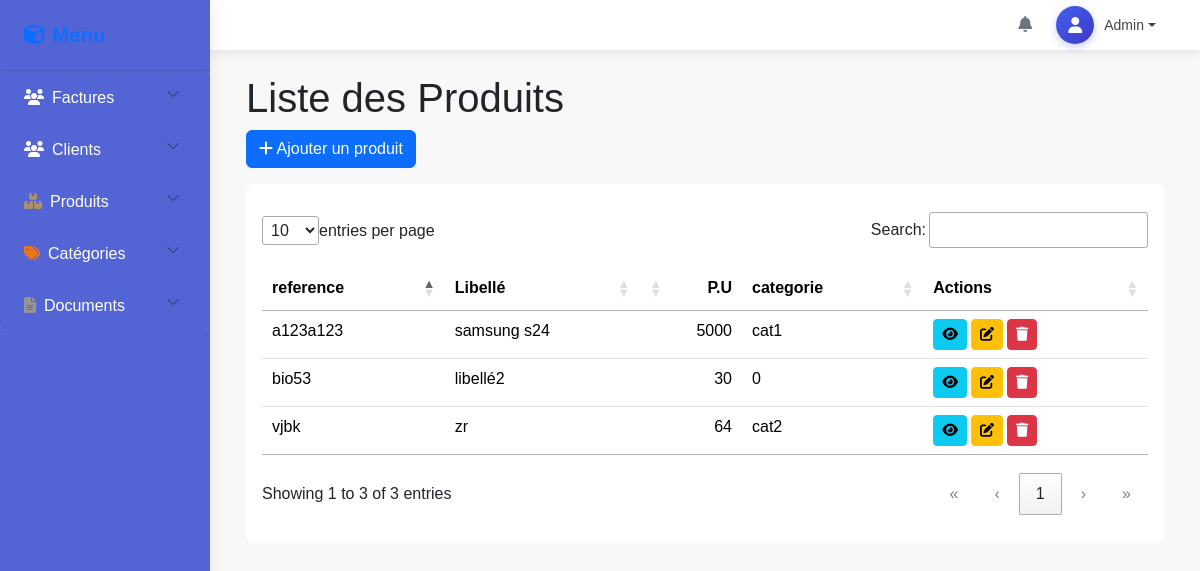
/produits, run on an earlier commit of the app's database.
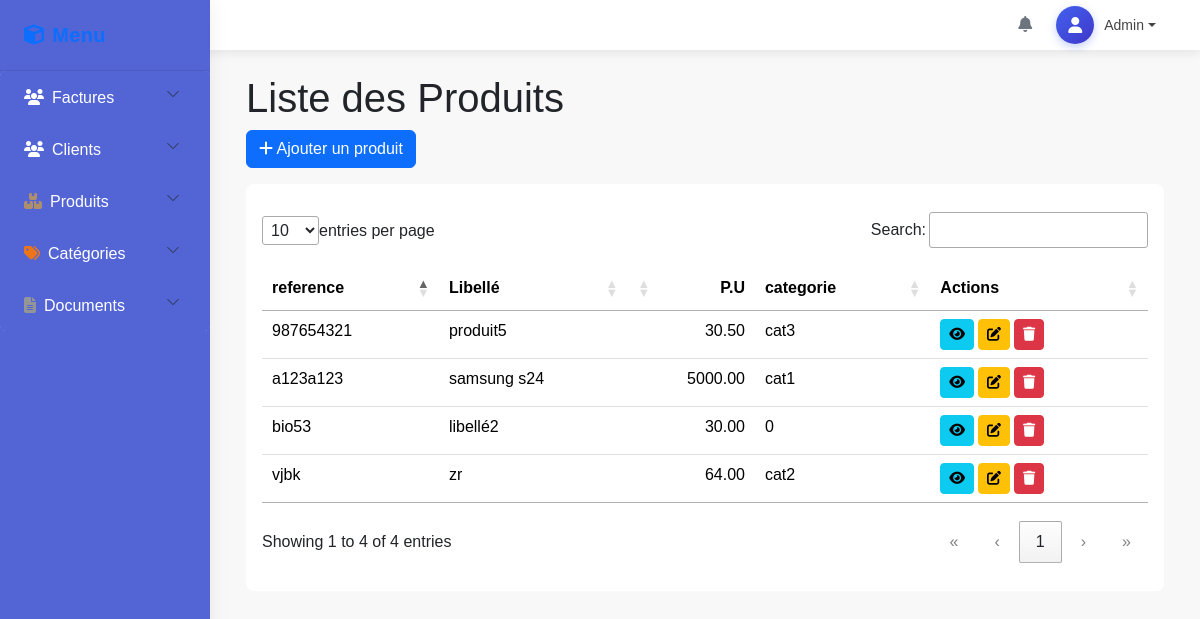
And on a later commit of the database.
### tables this page shows
CREATE TABLE `produits` (
  `id` int(11) NOT NULL,
  `libelle` varchar(255) NOT NULL,
  `reference` varchar(100) DEFAULT NULL,
  `description_p` text DEFAULT NULL,
  `prix_u` decimal(10,2) NOT NULL,
  `ttva` decimal(10,2) NOT NULL,
  `categorie` varchar(150) DEFAULT NULL,
  `fournisseur` varchar(150) DEFAULT NULL
);

### app/controllers/ProduitController.php (called while the page is built, shortened)
<?php
require_once MODEL_PATH . '/ProduitModel.php';
class ProduitController {
    private $produitModel;
    public function __construct($db) {
        $this->produitModel = new ProduitModel($db);
    }
    public function index() {
        $produits = $this->produitModel->getProduits();
        include VIEW_PATH . '/layouts/main.php';
    }
}

### app/models/ProduitModel.php (called while the page is built, shortened)
<?php
class ProduitModel {
    public $db;
    public function __construct($dbConnection) {
        $this->db = $dbConnection;
    }
    public function getProduits() {
        try {
            $query = "SELECT * FROM produits";
            $stmt = $this->db->prepare($query);
            $stmt->execute();
            return $stmt->fetchAll(PDO::FETCH_ASSOC);
        } catch (PDOException $e) {
            error_log("Database error: " . $e->getMessage());
            return [];
        }
    }
}

### app/views/pages/produits/index.php (the view, shortened to what this page needs)
<div class="container">
    <h1>Liste des Produits</h1>
    <div class="mb-3">
        <a href="/stage/produits/add" class="btn btn-primary">
            <i class="fas fa-plus"></i> Ajouter un produit
        </a>
    </div>
    <div class="bg-white p-3 rounded-3">
        <table class="table table-striped" id="produitsTable">
            <thead>
                <tr>
                    <th>reference</th>
                    <th>Libellé</th>
                    <th>P.U</th>
                    <th>categorie</th>
                    <th>Actions</th>
                </tr>
            </thead>
            <tbody>
                <?php if (empty($produits)): ?>
                    <tr>
                        <td colspan="7" class="text-center">Aucun produit trouvé</td>
                    </tr>
                <?php else: ?>
                    <?php foreach ($produits as $produit): ?>
                        <tr>
                            <td><?= htmlspecialchars($produit['reference']) ?></td>
                            <td><?= htmlspecialchars($produit['libelle']) ?></td>
                            <td><?= htmlspecialchars($produit['prix_u']) ?></td>
                            <td><?= htmlspecialchars($produit['categorie']) ?></td>
                            <td class="d-flex">
                                <a href="/stage/produits/show?id=<?= $produit['id'] ?>" class="btn btn-info btn-sm me-1"
                                    title="Détails">
                                    <i class="fas fa-eye"></i>
                                </a>
                                <a href="/stage/produits/edit?id=<?= $produit['id'] ?>" class="btn btn-warning btn-sm me-1"
                                    title="Modifier">
                                    <i class="fas fa-edit"></i>
                                </a>
                                <form method="post" action="/stage/produits/delete" class="d-inline"
                                    onsubmit="return confirm('Êtes-vous sûr de vouloir supprimer ce produit?');">
                                    <button type="submit" class="btn btn-danger btn-sm" title="Supprimer">
                                        <i class="fas fa-trash"></i>
                                    </button>
                                </form>
                            </td>
                        </tr>
                    <?php endforeach; ?>
                <?php endif; ?>
            </tbody>
        </table>
    </div>
</div>

What changed in the data, as far as the page shows it:
computed for produits "samsung s24": prix_u "5000" → "5000.00"
computed for produits "bio53": prix_u "30" → "30.00"
computed for produits "vjbk": prix_u "64" → "64.00"
added produits: reference "987654321", libelle "produit5", prix_u "30.50", categorie "cat3"
Also different on the page:
text written by a page script: "entries per page Search: Showing 1 to 3 of 3 entries « ‹ 1 › »" → "entries per page Search: Showing 1 to 4 of 4 entries « ‹ 1 › »"
